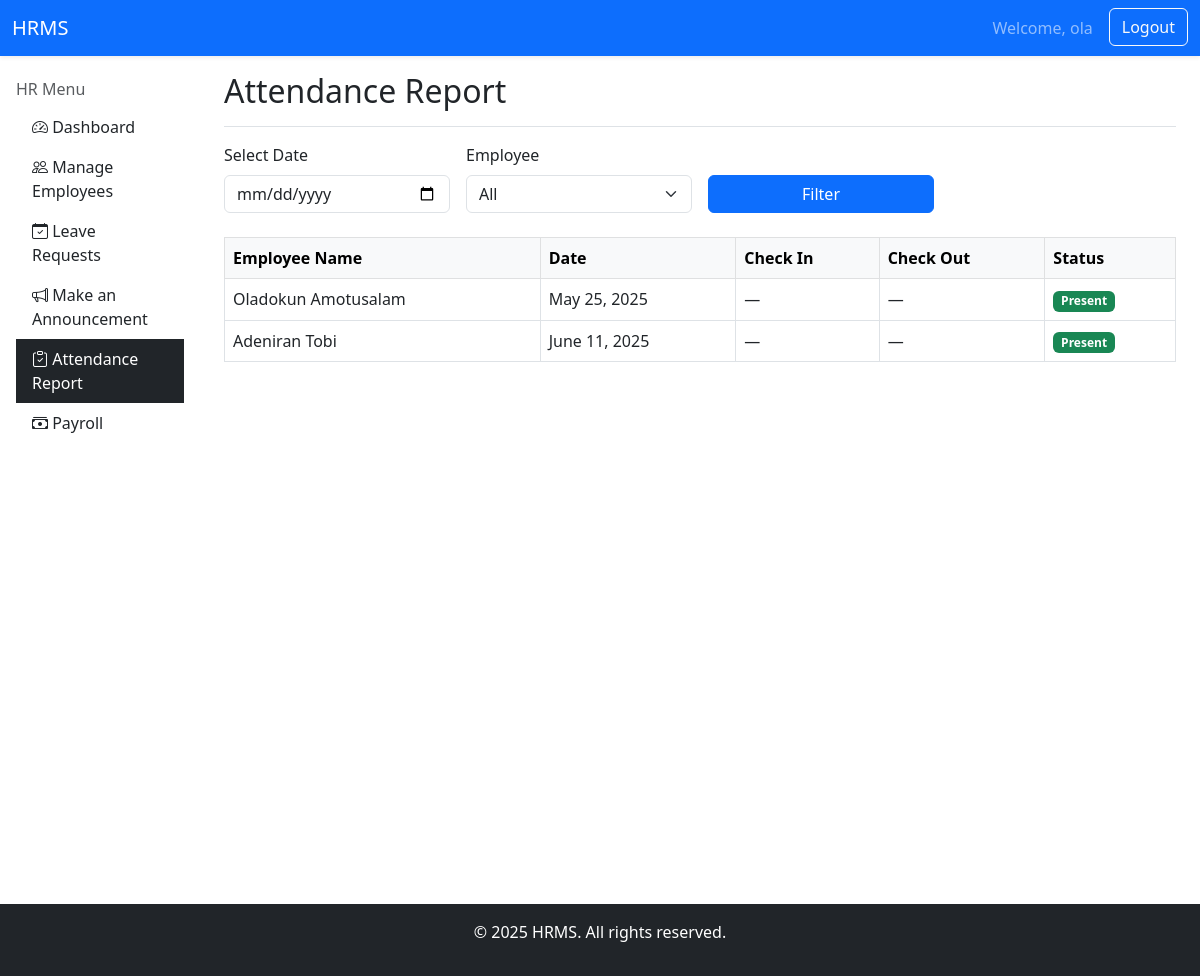
Screenshot of /attendance-report/ (signed in) with the database file from the repository.
### core/models.py (models this page shows, shortened)
class Attendance(models.Model):
    STATUS_CHOICES = [
        ('Present', 'Present'),
        ('Absent', 'Absent'),
    ]
    employee = models.ForeignKey(User, on_delete=models.CASCADE)
    date = models.DateField()
    status = models.CharField(max_length=10, choices=STATUS_CHOICES)
    class Meta:
        unique_together = ('employee', 'date')

### core/views.py (the view)
# urls.py: path('attendance-report/', views.attendance_report, name='attendance_report'),
@login_required
def attendance_report(request):
    date = request.GET.get('date')
    username = request.GET.get('employee')
    records = Attendance.objects.all()
    if date:
        records = records.filter(date=date)
    if username:
        records = records.filter(employee__username=username)
    context = {
        'attendance_records': records,
        'employees': Employee.objects.all(),
    }
    return render(request, 'core/attendance_report.html', context)

### templates/core/attendance_report.html (shortened to what this page needs)
{% extends 'core/base.html' %}
{% block brand_link %}
<a class="navbar-brand" href="{% url 'hr_dashboard' %}">HRMS</a>
{% endblock %}
{% block content %}
{% include "core/sidebar.html" %}
    <main class="col-md-9 ms-sm-auto col-lg-10 px-md-4 mt-3">
        <div class="d-flex justify-content-between flex-wrap flex-md-nowrap align-items-center pb-2 mb-3 border-bottom">
            <h2>Attendance Report</h2>
        </div>
        <form method="get" class="row g-3 mb-4">
            <div class="col-md-3">
                <label for="date" class="form-label">Select Date</label>
                <input type="date" name="date" id="date" class="form-control" value="{{ request.GET.date }}">
            </div>
            <div class="col-md-3">
                <label for="employee" class="form-label">Employee</label>
                <select name="employee" id="employee" class="form-select">
                    <option value="">All</option>
                </select>
            </div>
            <div class="col-md-3 align-self-end">
                <button type="submit" class="btn btn-primary w-100">Filter</button>
            </div>
        </form>
        <div class="table-responsive">
            <table class="table table-bordered table-hover">
                <thead class="table-light">
                    <tr>
                        <th>Employee Name</th>
                        <th>Date</th>
                        <th>Check In</th>
                        <th>Check Out</th>
                        <th>Status</th>
                    </tr>
                </thead>
                <tbody>
                    {% if attendance_records %}
                        {% for record in attendance_records %}
                            <tr>
                                <td>{{ record.employee.get_full_name }}</td>
                                <td>{{ record.date }}</td>
                                <td>{{ record.check_in|default:"—" }}</td>
                                <td>{{ record.check_out|default:"—" }}</td>
                                <td>
                                    {% if record.status == 'Present' %}
                                        <span class="badge bg-success">Present</span>
                                    {% elif record.status == 'Absent' %}
                                        <span class="badge bg-danger">Absent</span>
                                    {% else %}
                                        <span class="badge bg-secondary">{{ record.status }}</span>
                                    {% endif %}
                                </td>
                            </tr>
                        {% endfor %}
                    {% else %}
                        <tr>
                            <td colspan="5" class="text-center">No attendance records found.</td>
                        </tr>
                    {% endif %}
                </tbody>
            </table>
        </div>
    </main>
{% endblock %}

### templates/core/base.html (shortened to what this page needs)
<!doctype html>
<html lang="en">
  <head>
    <link rel="stylesheet" href="https://cdnjs.cloudflare.com/ajax/libs/font-awesome/6.5.0/css/all.min.css">
    <link href="https://cdn.jsdelivr.net/npm/bootstrap@5.3.6/dist/css/bootstrap.min.css" rel="stylesheet">
    <link href="https://cdn.jsdelivr.net/npm/bootstrap@5.3.0/dist/css/bootstrap.min.css" rel="stylesheet">
    <link href="https://cdn.jsdelivr.net/npm/bootstrap-icons@1.10.5/font/bootstrap-icons.css" rel="stylesheet">
  </head>
  <body>
    {% block nav %}
      <nav class="navbar navbar-expand-lg navbar-dark bg-primary shadow-sm">
        <div class="container-fluid">
        {% block brand_link %}{% endblock %}
        <div class="collapse navbar-collapse justify-content-end" id="navbarContent">
        <ul class="navbar-nav mb-2 mb-lg-0">
          {% if user.is_authenticated %}
            <li class="nav-item">
              <a class="nav-link" href="#">Welcome, {{ user.username }}</a>
            </li>
            <li class="nav-item">
              <form method="post" action="{% url 'logout' %}" class="d-inline">
                <button type="submit" class="btn btn-outline-light ms-2">Logout</button>
              </form>
            </li>
          {% endif %}
      </ul>
    </div>
  </div>
</nav>
{% endblock %}
  <div class="container-fluid">
    <div class="row">
      {% block content %}
      {% endblock %}
    </div>
  </div>
  <footer class="mt-5 text-center text-white bg-dark py-3">
    <p>&copy; 2025 HRMS. All rights reserved.</p>
  </footer>
  </body>
</html>

### rows the page displays
Attendance: employee.get_full_name "Oladokun Amotusalam", date "May 25, 2025", check_in "—", check_out "—", status "Present"
Attendance: employee.get_full_name "Adeniran Tobi", date "June 11, 2025", check_in "—", check_out "—", status "Present"

### other values shown
{{ user.username }} "ola"
